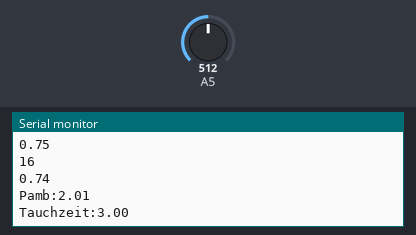
The sketch below on a simulated Arduino Uno, built with avr-gcc and run on an emulated ATmega328P. Shown: the last lines printed to the serial monitor. Inputs (shaded band) come from the test bench; at power-on: A5 = 512.

Above: at 2.9 s.
3.0 s: A5 set to 306
At 4.9 s:
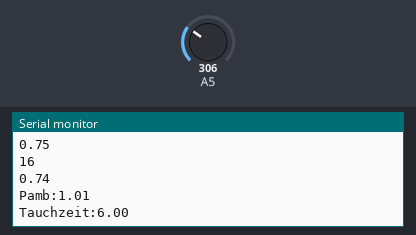
5.9 s: A5 set to 511
At 7.5 s:
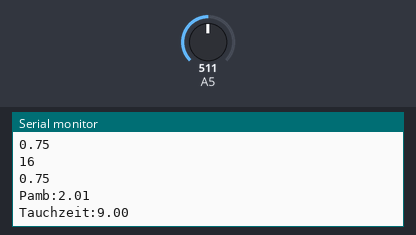
Timing chart, 0 to 9.0 s (numbered marks = the images above; inputs shaded):
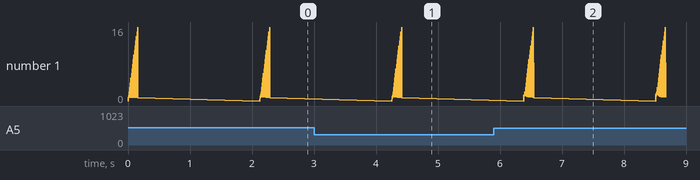

The sketch:

Arduino_Deko_Algorithem.ino
```cpp
float b_1=0.5050;
float b_1b=0.5578;
float b_2=0.6514;
float b_3=0.7222;
float b_4=0.7825;
float b_5=0.8126;
float b_6=0.8434;
float b_7=0.8693;
float b_8=0.8910;
float b_9=0.9092;
float b_10=0.9222;
float b_11=0.9319;
float b_12=0.9403;
float b_13=0.9477;
float b_14=0.9544;
float b_15=0.9602;
float b_16=0.9653;


float a_1=1.2599;
float a_1b=1.1696;
float a_2=1.0000;
float a_3=0.8618;
float a_4=0.7562;
float a_5=0.6670;
float a_6=0.5933;
float a_7=0.5282;
float a_8=0.4701;
float a_9=0.4187;
float a_10=0.3798;
float a_11=0.3497;
float a_12=0.3223;
float a_13=0.2971;
float a_14=0.2737;
float a_15=0.2523;
float a_16=0.2327;

float t12_1=4.00;
float t12_1b=5.00;
float t12_2=8.00;
float t12_3=12.50;
float t12_4=18.50;
float t12_5=27.00;
float t12_6=38.30;
float t12_7=54.30;
float t12_8=77.00;
float t12_9=109.00;
float t12_10=146.00;
float t12_11=187.00;
float t12_12=239.00;
float t12_13=305.00;
float t12_14=390.00;
float t12_15=498.00;
float t12_16=635.00;


float Piig=0;      //Einatemdruck
float airp=1.01325;//Luftdruck
float Pamb=airp;//Umgebungsdruck
float PsH2o=0.063; //Sättigungsdampfdruck von Wasser
float fig=78.08;   //Anteil des Inertgases im Atemgemisch in %
float PigtE=0; //Inertgasdruck im Gewebe nach der Expositionszeit tE
float Nz=999;
float Nz_G=0;

float Pigt0_1=(airp-PsH2o)*(fig/100);
float Pigt0_1b=(airp-PsH2o)*(fig/100);
float Pigt0_2=(airp-PsH2o)*(fig/100);
float Pigt0_3=(airp-PsH2o)*(fig/100);
float Pigt0_4=(airp-PsH2o)*(fig/100);
float Pigt0_5=(airp-PsH2o)*(fig/100);
float Pigt0_6=(airp-PsH2o)*(fig/100);
float Pigt0_7=(airp-PsH2o)*(fig/100);
float Pigt0_8=(airp-PsH2o)*(fig/100);
float Pigt0_9=(airp-PsH2o)*(fig/100);
float Pigt0_10=(airp-PsH2o)*(fig/100);
float Pigt0_11=(airp-PsH2o)*(fig/100);
float Pigt0_12=(airp-PsH2o)*(fig/100);
float Pigt0_13=(airp-PsH2o)*(fig/100);
float Pigt0_14=(airp-PsH2o)*(fig/100);
float Pigt0_15=(airp-PsH2o)*(fig/100);
float Pigt0_16=(airp-PsH2o)*(fig/100);

float Pigt0[]={ Pigt0_1 , Pigt0_1b , Pigt0_2 , Pigt0_3 , Pigt0_4 , Pigt0_5 , Pigt0_6 , Pigt0_7 , Pigt0_8 , Pigt0_9 , Pigt0_10 , Pigt0_11 , Pigt0_12 , Pigt0_13 , Pigt0_14 , Pigt0_15 , Pigt0_16 };  //Inertgasdruck im Gewebe zu beginn der Expositionszeit tE
float tE=0;        //Einwirkzeit in min
float t12[]={ t12_1 , t12_1b , t12_2 , t12_3 , t12_4 , t12_5 , t12_6 , t12_7 , t12_8 , t12_9 , t12_10 , t12_11 , t12_12 , t12_13 , t12_14 , t12_15 , t12_16};      //Halbwärtszeit des Gewebes
int   numGewebe=17;
float Pambtol=0;   //Von einem Gewebe noch Tolerierter Druck, bei dem noch keine Gasbasen auftreten
float Pambtolmax=0;//Das Gewebe mit dem höchsten noch Tolerierter Druck, bei dem noch keine Gasbasen auftreten
float x=0; //Wert bei der Nullzeitberechnung
float y=0; //Wert bei der 2 Dekoberechnung
float a[]={ a_1 , a_1b , a_2 , a_3 , a_4 , a_5 , a_6 , a_7 , a_8 , a_9 , a_10 , a_11 , a_12 , a_13 , a_14 , a_15 , a_16}; //Gewebefaktoren
float b[]={ b_1 , b_1b , b_2 , b_3 , b_4 , b_5 , b_6 , b_7 , b_8 , b_9 , b_10 , b_11 , b_12 , b_13 , b_14 , b_15 , b_16}; //Gewebefaktoren


void setup() {
  Serial.begin(9600);
  pinMode(A5,INPUT);
}


void loop() {

   Pamb=(analogRead(A5)/400)+airp;
   Dekogleichung1();
   Dekogleichung2_3();
   Nullzeitberechnung();
   Serial.print("Pamb:");
   Serial.println(Pamb);
   Serial.print("Tauchzeit:");
   Serial.println(tE);


   tE=tE+3;

   delay(2000);
}
void DekodatenAuslesen(){
//Pamb=digitalRead(Drucksensor);
}

void Dekogleichung1(){
  Piig=(Pamb-PsH2o)*(fig/100);  //Funktioniert
}

void Dekogleichung2_3(){
  for(int i=0;i<numGewebe;i++){


   PigtE= Pigt0[i] + ((Piig - Pigt0[i]) * (1 - pow(2, (-tE/t12[i])))); //Funktioniert


    Pigt0[i]=PigtE;


    //Serial.println(t12[i]);
    Serial.println(i);
    Serial.println(Pigt0[i]);


  Pambtol=(PigtE-a[i])*b[i];

  if(Pambtol<Pambtolmax){
    Pambtolmax=Pambtol;
  }
  }

}
void Nullzeitberechnung(){   //funktioniert nicht
  for(int e=0;e<numGewebe;e++){

     x= -1*(((airp/b[e]+a[e]-Pigt0[e])/(Piig-Pigt0[e]))+1);

  if(x>0){

    Nz_G= -1* log(x)/log(2)*t12[e];

    if(Nz_G<Nz){
      Nz=Nz_G;
      }
    }


    }


}
```

Measured:
- after the input at 3.0 s, the serial monitor: prints a new line after 1.3 s (image 1)
- after the input at 5.9 s, the serial monitor: prints a new line after 0.49 s (image 2)
